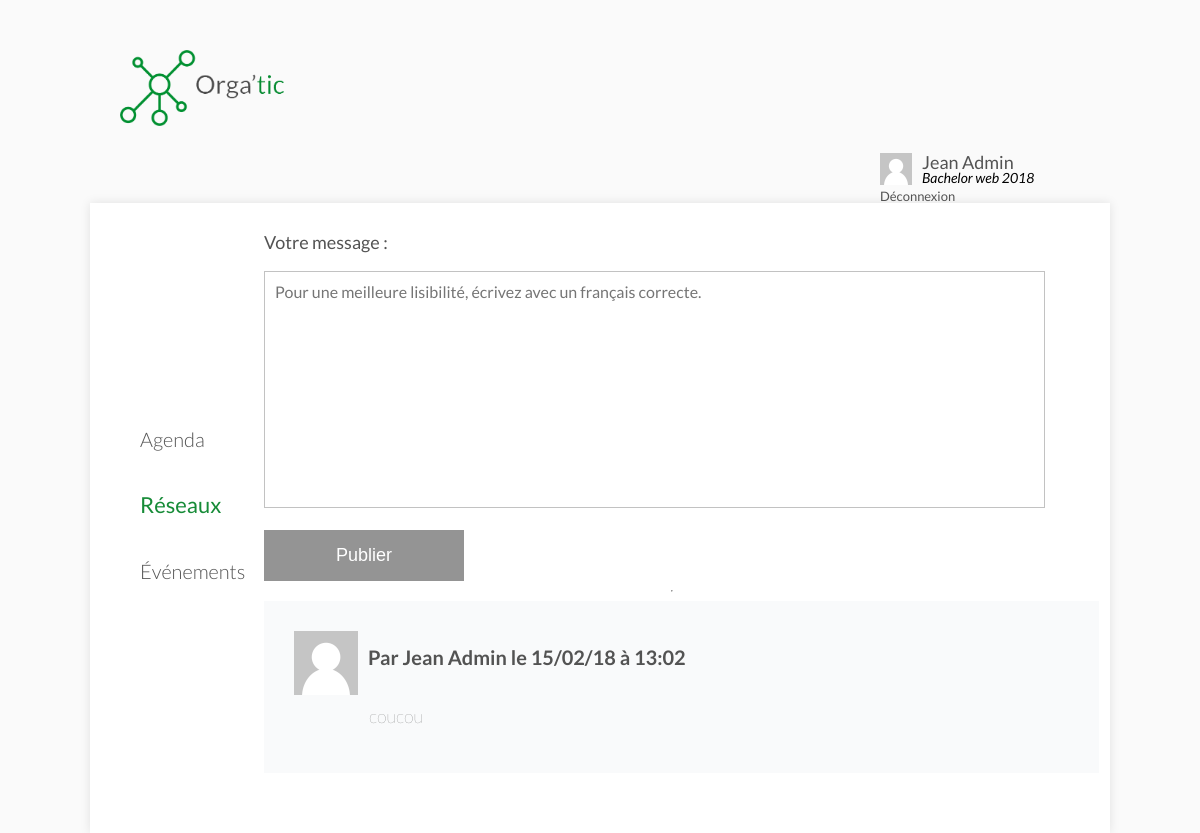
Page /reseau.php (signed in) on the earlier database version.
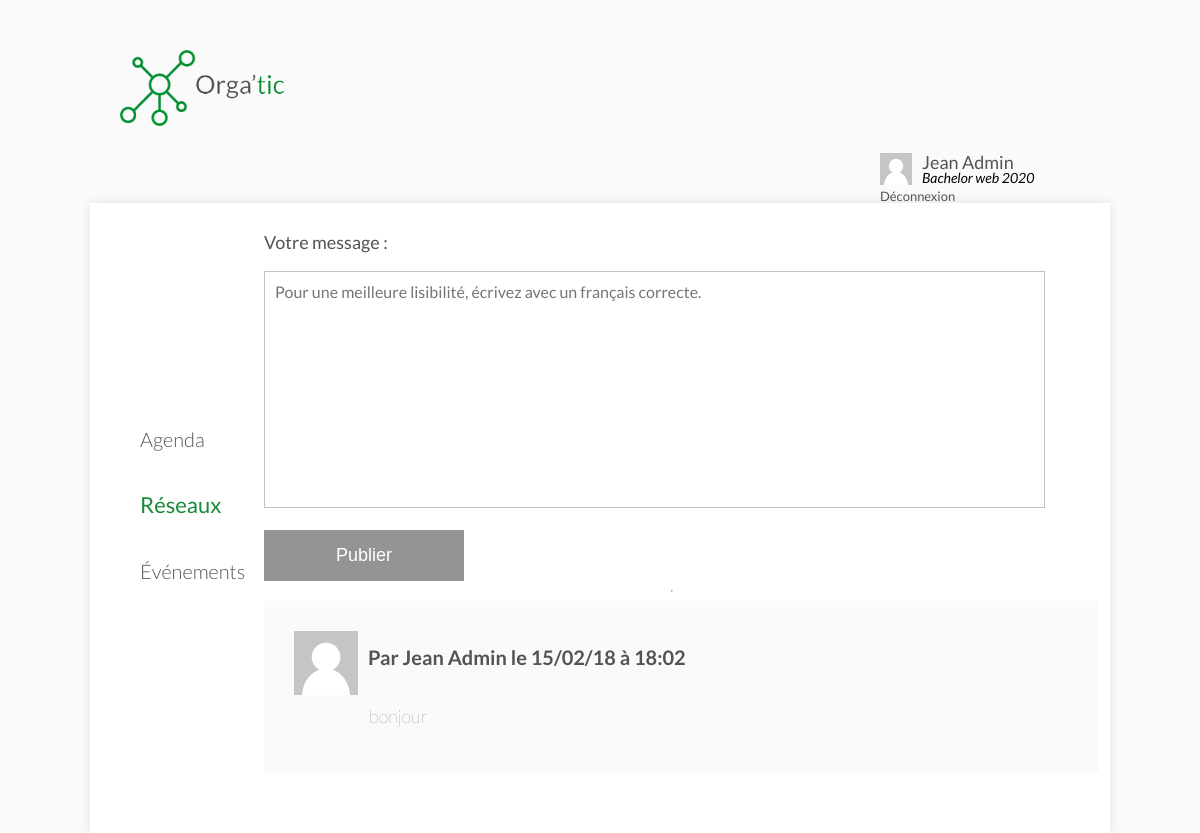
Same page on the later database version.
### tables this page shows
CREATE TABLE `messages` (
  `id` int(11) NOT NULL,
  `userID` int(11) NOT NULL,
  `promoID` int(11) NOT NULL,
  `content` text NOT NULL,
  `date` datetime NOT NULL
);

### models/default/reseau.php (called while the page is built)
<?php
$req = $bdd->prepare('SELECT * FROM messages WHERE promoID = ? ORDER BY id DESC');
$req->execute([$_SESSION['promoID']]);
$messages = $req->fetchAll();
foreach ($messages as $key => $message) {
    $req = $bdd->prepare('SELECT * FROM users WHERE id = ?');
    $req->execute([$message['userID']]);
    $messages[$key]['user'] = $req->fetch()['username'];
}

### public/reseau.php (the view, shortened to what this page needs)
<?php
  require_once '../app/config/system.php';
  require_once INCLUDES . '/default/header.php';
  require_once DIR_MODELS . '/default/reseau.php';
?>
<section class="container">
  <?php require_once INCLUDES . '/default/sidebar.php'; ?>
    <div class="container-content">
        <form action="<?= WEBROOT; ?>do/post_message.php" method="post" class="form-message">
            <label for="message" style="color: #535353;">Votre message :</label>
            <textarea name="message" id="message" cols="30" rows="10" placeholder="Pour une meilleure lisibilité, écrivez avec un français correcte."></textarea>
            <button type="submit" class="button" style="width:200px;">Publier</button>
        </form>
        <hr>
    <?php
        foreach ($messages as $message) {
            echo '<div class="RectangleCommentaire" style="padding:30px;">';
            echo '<img src="'.DIR_ASSETS.'/img/avatar.png" width="64" style="float:left;margin-right:10px;" alt="">';
            echo '<h2 class="Name">Par '.$message['user'].' le '.date('d/m/y à H:m', strtotime($message['date'])).'</h2>';
            echo '<p class="Commentaires1">'.htmlentities($message['content']).'</p>';
            echo '</div>';
        }
    ?>
    </div>
</section>
<?php
    require_once INCLUDES . '/default/footer.php';
?>

### includes/default/header.php (shortened to what this page needs)
<!DOCTYPE html>
<html>
<head>
    <link rel="stylesheet" href="<?= DIR_ASSETS; ?>/css/reset.css">
    <link rel="stylesheet" href="<?= DIR_ASSETS; ?>/css/style.css">
</head>
<body>
<header class="containerHeader">
    <div class="logoNav">
        <a href="<?= WEBROOT; ?>"><img src="<?= DIR_ASSETS; ?>/img/logo.png" width="164" src="" alt=""></a>
    </div>
    <?php if ($_SESSION['auth']): ?>
    <div class="account" style="width: 200px;">
    <img src="<?= DIR_ASSETS; ?>/img/avatar.png" width="32" alt="" style="float: left;margin-right: 10px;">
    <a href="#"><?= $_SESSION['username']; ?></a>
    <i style="font-size: 14px;display: -webkit-box;"><?= $_SESSION['filiere']['name'] . ' ' . $_SESSION['filiere']['year']; ?></i>
    <a href="logout.php?csrf=<?= $_SESSION['csrf']; ?>" style="font-size:13px;margin-top:5px;">Déconnexion</a>
    </div>
    <?php endif; ?>
</header>

Differences in the rows shown:
no longer on this page (row unchanged): messages: user "Jean Admin", date "15/02/18 à 13:02", content "coucou"
added messages: user "Jean Admin", date "15/02/18 à 18:02", content "bonjour"
Other differences:
$_SESSION['filiere']['year']: "2018" → "2020"
